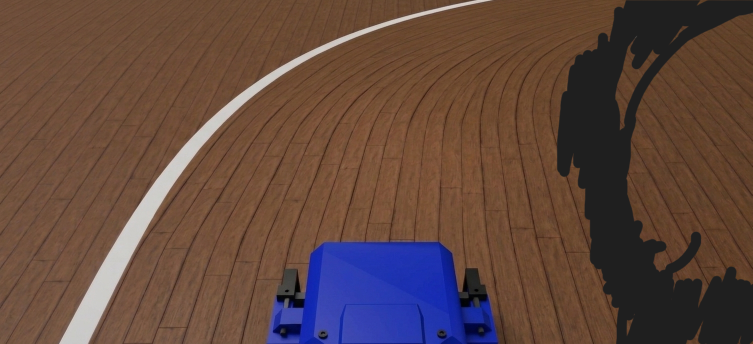
#> input picture tests/images/curva_2_no_right_lane.png, 1505 x 688 px, given in place of the camera (shown at 1/2 size)
$ python 'visão computacional.py'
#> lines starting #> are read from the running program, lines starting #| are printed output that depends on the picture; after the words box and inside, x2 and y2 are one past the last pixel; in counts of white or black regions, pixels touching at a corner belong together
### PID.py
class PID:
    def __init__(self, Kp, Ki, Kd, output_limit=None):
        self.Kp = Kp
        self.Ki = Ki
        self.Kd = Kd
        self.output_limit = output_limit       # ex: 30.0 (graus máx de esterçamento)
        self.integral = 0

    def setValues(self, Kp, Ki, Kd):
        self.Kp = Kp
        self.Ki = Ki
        self.Kd = Kd

    def update(self, error, dt=0.1):
        p = self.Kp * error
        self.integral = self.integral + ((self.Ki * error) * dt)
        d = (error * self.Kd) / dt

        output = p + self.integral + d
        if self.output_limit is not None:
            output = max(min(output, self.output_limit), -self.output_limit)

        return output


### visão computacional.py
import cv2
import numpy as np
import serial
import json
from PID import PID
import time


def getFrameDimensions(frame, prop):
    height, width = round(frame.shape[0] / prop), round(frame.shape[1] / prop)
    return height, width


def nothing(x):
    pass


def drawDots(img, points, labels):
    for i, p in enumerate(points):
        x, y = int(p[0]), int(p[1])
        cv2.circle(img, (x, y), 5, (0, 255, 255), -1)
        cv2.putText(img, labels[i], (x + 6, y - 6), cv2.FONT_HERSHEY_SIMPLEX, 0.45, (0, 255, 255), 1)


def pidHub(erro, pid_straight, pid_curve, dt=0.2):
    if -cv2.getTrackbarPos("Erro", "Comandos") < erro < cv2.getTrackbarPos("Erro", "Comandos"):
        return pid_straight.update(erro, dt=dt)
    return pid_curve.update(erro, dt=dt)


def createControls(width, height):
    cv2.namedWindow("Comandos", cv2.WINDOW_NORMAL)
    cv2.resizeWindow("Comandos", 600, 900)

    cv2.createTrackbar("-- ROI --", "Comandos", 0, 1, nothing)
    cv2.createTrackbar("Linha superior", "Comandos", 1280, width, nothing)
    cv2.createTrackbar("Linha inferior", "Comandos", 1280, width, nothing)
    cv2.createTrackbar("Altura sup", "Comandos", 263, height, nothing)
    cv2.createTrackbar("Altura inf", "Comandos", 541, height, nothing)

    cv2.createTrackbar("-- IMAGE --", "Comandos", 0, 1, nothing)
    cv2.createTrackbar("Limiar", "Comandos", 195, 255, nothing)
    cv2.createTrackbar("Vel", "Comandos", 30, 255, nothing)

    cv2.createTrackbar("-- RETA --", "Comandos", 0, 1, nothing)
    cv2.createTrackbar("Kp reta", "Comandos", 200, 1000, nothing)
    cv2.createTrackbar("Ki reta", "Comandos", 0, 1000, nothing)
    cv2.createTrackbar("Kd reta", "Comandos", 5, 1000, nothing)

    cv2.createTrackbar("-- CURVA --", "Comandos", 0, 1, nothing)
    cv2.createTrackbar("Kp curva", "Comandos", 650, 1000, nothing)
    cv2.createTrackbar("Ki curva", "Comandos", 0, 1000, nothing)
    cv2.createTrackbar("Kd curva", "Comandos", 0, 1000, nothing)

    cv2.createTrackbar("-- ERRO --", "Comandos", 0, 1, nothing)
    cv2.createTrackbar("Erro", "Comandos", 12, 100, nothing)


cap = cv2.VideoCapture(0, cv2.CAP_DSHOW)
cap.set(cv2.CAP_PROP_FRAME_WIDTH, 1280)
cap.set(cv2.CAP_PROP_FRAME_HEIGHT, 720)

ret, frame = cap.read()
#> frame is the input picture: shape (688, 1505, 3); mean B, G, R 62.1, 71.5, 96.9

if not ret:
    print("Erro ao abrir câmera.")
    exit()

height, width = getFrameDimensions(frame, 1)
#> height = 688; width = 1505

pid_straight  = PID(Kp=0, Ki=0, Kd=0, output_limit=90.0)
pid_curve = PID(Kp=0, Ki=0, Kd=0, output_limit=90.0)

ROI_W = 320
ROI_H = 240

createControls(width, height)

cv2.namedWindow("Visao", cv2.WINDOW_NORMAL)
cv2.resizeWindow("Visao", 960, 680)

ser = serial.Serial('COM6', 9600, timeout=1)
time.sleep(2)

error = 0
angle = 0
last_send = 0
last_rx = "Aguardando..."  # ← armazena última mensagem recebida

while True:
    ret, frame = cap.read()
    if not ret:
        break

    img = frame.copy()

    # ── Leitura dos controles ─────────────────────────────
    upper        = cv2.getTrackbarPos("Linha superior", "Comandos")
    lower        = cv2.getTrackbarPos("Linha inferior", "Comandos")
    y_top        = cv2.getTrackbarPos("Altura sup",     "Comandos")
    y_bot        = cv2.getTrackbarPos("Altura inf",     "Comandos")
    limiar_value = cv2.getTrackbarPos("Limiar",         "Comandos")
    vel          = cv2.getTrackbarPos("Vel",             "Comandos")

    kp_straight = cv2.getTrackbarPos("Kp reta", "Comandos") / 100.0
    ki_straight = cv2.getTrackbarPos("Ki reta", "Comandos") / 1000.0
    kd_straight = cv2.getTrackbarPos("Kd reta", "Comandos") / 100.0
    pid_straight.setValues(kp_straight, ki_straight, kd_straight)

    kp_curve = cv2.getTrackbarPos("Kp curva", "Comandos") / 100.0
    ki_curve = cv2.getTrackbarPos("Ki curva", "Comandos") / 1000.0
    kd_curve = cv2.getTrackbarPos("Kd curva", "Comandos") / 100.0
    pid_curve.setValues(kp_curve, ki_curve, kd_curve)

    # ── Definição dos pontos de perspectiva ─────────────────────────────
    cx = width // 2
#> cx = 752

    pts_origin = np.float32([
        [cx - upper // 2, y_top],
        [cx + upper // 2, y_top],
        [cx + lower // 2, y_bot],
        [cx - lower // 2, y_bot],
    ])
#> pts_origin = [[112, 263], [1392, 263], [1392, 541], [112, 541]]

    pts_destiny = np.float32([
        [0,     0    ],
        [ROI_W, 0    ],
        [ROI_W, ROI_H],
        [0,     ROI_H],
    ])

    # ── Visualização dos pontos e ROI ─────────────────────────────
    pts_poly = pts_origin.astype(np.int32).reshape((-1, 1, 2))
#> pts_poly = [[112, 263], [1392, 263], [1392, 541], [112, 541]]
    overlay  = img.copy()
    cv2.fillPoly(overlay, [pts_poly], color=(255, 0, 0))
    cv2.addWeighted(overlay, 0.3, img, 0.7, 0, img)
    cv2.polylines(img, [pts_poly], isClosed=True, color=(255, 0, 0), thickness=2)
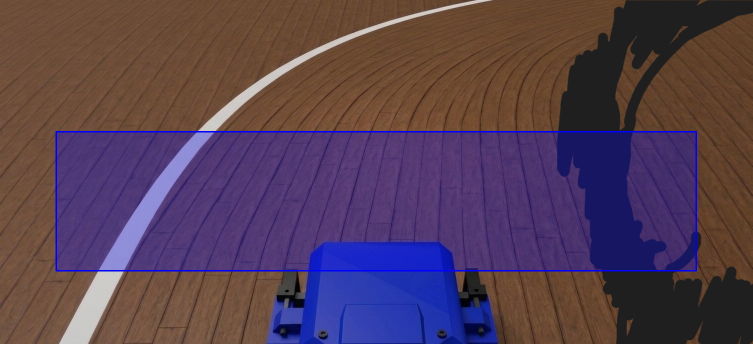
#> img: shape (688, 1505, 3) (shown at 1/2 size); mean B, G, R 83.4, 63.2, 85.5
    drawDots(img, pts_origin, ["P1", "P2", "P3", "P4"])
#> the loop in drawDots, `for i, p in enumerate(points):` made 4 passes
#> after the loop in drawDots, `for i, p in enumerate(points):`:
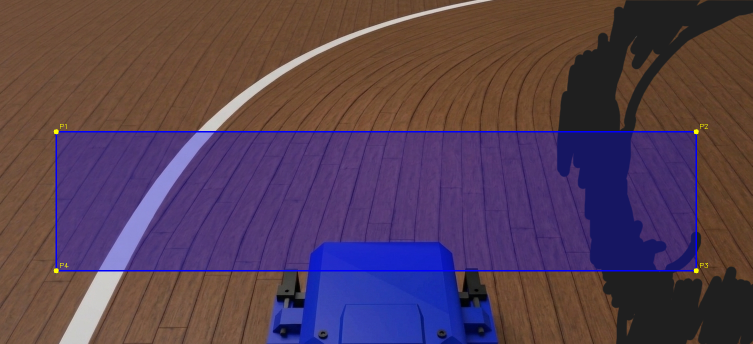
#> img: shape (688, 1505, 3) (shown at 1/2 size); 0.05% of pixels changed, all inside (x1, y1, x2, y2) = (107, 248, 1416, 547)

    M   = cv2.getPerspectiveTransform(pts_origin, pts_destiny)
#> M = [[0.25, 3.19e-18, -28], [0, 0.863, -227.1], [-4.63e-20, 0, 1]]
    roi = cv2.warpPerspective(frame, M, (ROI_W, ROI_H))

    # ── Processamento da ROI ─────────────────────────────
    gray = cv2.cvtColor(roi, cv2.COLOR_BGR2GRAY)
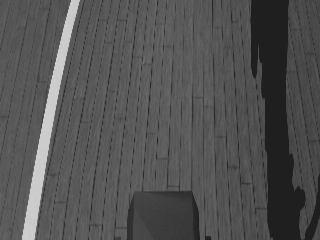
#> gray: shape (240, 320); min 28, max 212, mean 82.2
    _, limiar = cv2.threshold(gray, limiar_value, 255, cv2.THRESH_BINARY)
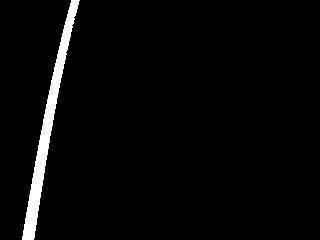
#> limiar: shape (240, 320); 3.2% white; 1 white region, box (x1, y1, x2, y2) and area: (22, 0, 80, 240) 2452
    limiar_bgr = cv2.cvtColor(limiar, cv2.COLOR_GRAY2BGR)

    mid_y         = ROI_H // 2
    row           = limiar[mid_y]
#> row = 320 values, max 255 at index 43, min 0 at index 0, mean 7.97
    left_indices  = np.where(row[:ROI_W // 2] == 255)[0]
#> left_indices = [43, 44, 45, 46, 47, 48, 49, 50, 51, 52]
    right_indices = np.where(row[ROI_W // 2:] == 255)[0]
#> right_indices = empty array

    if len(left_indices) > 0 and len(right_indices) > 0:
        left_x  = left_indices[-1]
        right_x = right_indices[0] + (ROI_W // 2)
        mid_x   = (left_x + right_x) // 2
        error    = mid_x - (ROI_W // 2)

        cv2.line(limiar_bgr, (left_x, mid_y), (right_x, mid_y), (100, 100, 100), 2)
        cv2.circle(limiar_bgr, (mid_x, mid_y), 5, (0, 255, 0), -1)
        cv2.circle(limiar_bgr, (ROI_W // 2, round(ROI_H * 0.9)), 5, (0, 0, 255), -1)

    now = time.time() * 1000
    if now - last_send >= 200:
        last_send = now
        angle = pidHub(error, pid_straight, pid_curve, dt=0.2)

        data = {
            "DEVIATION": False,
            "STOP":      False,
            "SG":        False,
            "SV":        False,
            "SERVO":     int(angle + 90),
            "M1":        vel,
            "M2":        vel,
            "M3":        vel,
            "M4":        vel,
        }

        msg = json.dumps(data) + '\n'
        ser.write(msg.encode('utf-8'))

        if ser.in_waiting:
            response = ser.readline().decode('utf-8', errors='ignore').strip()
            if response:
                last_rx = response  # ← atualiza a última mensagem recebida

    # ── Dashboard ──────────────────────────────────────
    img_view  = cv2.resize(img, (960, 540))
    bird_view = cv2.resize(limiar_bgr, (320, 180))
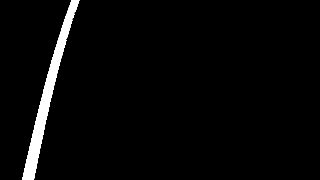
#> bird_view: shape (180, 320, 3); min 0, max 255, mean 8.1

    img_view[10:190, 630:950] = bird_view
    cv2.rectangle(img_view, (630, 10), (950, 190), (0, 255, 255), 2)
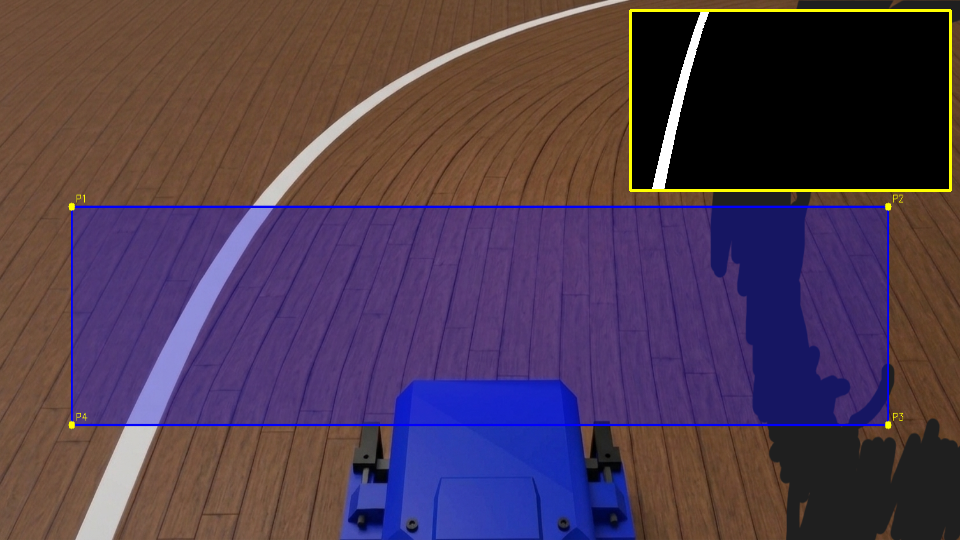
#> img_view: shape (540, 960, 3); mean B, G, R 79.6, 59.3, 79
    cv2.putText(img_view, "Bird Eye", (635, 205),
                cv2.FONT_HERSHEY_SIMPLEX, 0.5, (0, 255, 255), 1)
#> img_view: shape (540, 960, 3); 0.03% of pixels changed, all inside (x1, y1, x2, y2) = (637, 194, 700, 210)

    info = np.zeros((140, 960, 3), dtype=np.uint8)

    # ── coluna 1 — erro e servo ──
    cv2.putText(info, f"Erro:  {error}",              (20, 40),  cv2.FONT_HERSHEY_SIMPLEX, 0.8, (0, 255, 255), 2)
    cv2.putText(info, f"Servo: {int(angle + 90)}",  (20, 80),  cv2.FONT_HERSHEY_SIMPLEX, 0.8, (0, 255, 0),   2)
    cv2.putText(info, f"Vel:   {vel}",               (20, 120), cv2.FONT_HERSHEY_SIMPLEX, 0.8, (255, 255, 255), 2)

    # ── coluna 2 — PID reta ──
    cv2.putText(info, "PID RETA",                                                    (340, 25),  cv2.FONT_HERSHEY_SIMPLEX, 0.6, (255, 255, 0), 1)
    cv2.putText(info, f"Kp: {kp_straight:.2f}",                                         (340, 55),  cv2.FONT_HERSHEY_SIMPLEX, 0.7, (255, 255, 0), 2)
    cv2.putText(info, f"Ki: {ki_straight:.3f}",                                         (340, 85),  cv2.FONT_HERSHEY_SIMPLEX, 0.7, (255, 255, 0), 2)
    cv2.putText(info, f"Kd: {kd_straight:.2f}",                                         (340, 115), cv2.FONT_HERSHEY_SIMPLEX, 0.7, (255, 255, 0), 2)

    # ── coluna 3 — PID curva ──
    cv2.putText(info, "PID CURVA",                                                   (580, 25),  cv2.FONT_HERSHEY_SIMPLEX, 0.6, (0, 255, 255), 1)
    cv2.putText(info, f"Kp: {kp_curve:.2f}",                                        (580, 55),  cv2.FONT_HERSHEY_SIMPLEX, 0.7, (0, 255, 255), 2)
    cv2.putText(info, f"Ki: {ki_curve:.3f}",                                        (580, 85),  cv2.FONT_HERSHEY_SIMPLEX, 0.7, (0, 255, 255), 2)
    cv2.putText(info, f"Kd: {kd_curve:.2f}",                                        (580, 115), cv2.FONT_HERSHEY_SIMPLEX, 0.7, (0, 255, 255), 2)

    # ── coluna 4 — RX Arduino ──
    cv2.putText(info, "RX ARDUINO",  (790, 25),  cv2.FONT_HERSHEY_SIMPLEX, 0.6, (180, 180, 180), 1)
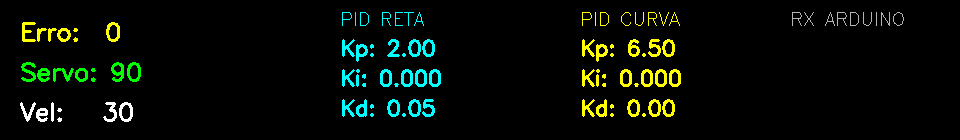
#> info: shape (140, 960, 3); mean of channels 0, 1, 2 5.6, 12.3, 6.7; drawn as B, G, R
#> (the run stopped early here; a loop or call above may not have finished)
